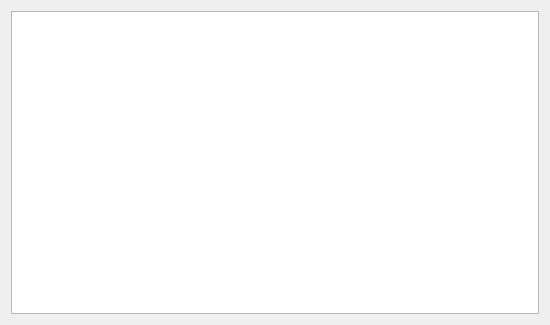
<?xml version="1.0" encoding="UTF-8"?>
<ui version="4.0">
 <class>InfoDialog</class>
 <widget class="QDialog" name="InfoDialog">
  <property name="geometry">
   <rect>
    <x>0</x>
    <y>0</y>
    <width>550</width>
    <height>325</height>
   </rect>
  </property>
  <property name="windowTitle">
   <string>Dialog</string>
  </property>
  <property name="windowIcon">
   <iconset>
    <normaloff>images/H.png</normaloff>images/H.png</iconset>
  </property>
  <layout class="QVBoxLayout" name="verticalLayout">
   <item>
    <widget class="QTextEdit" name="textEdit">
     <property name="readOnly">
      <bool>true</bool>
     </property>
    </widget>
   </item>
  </layout>
 </widget>
 <resources/>
 <connections/>
</ui>
